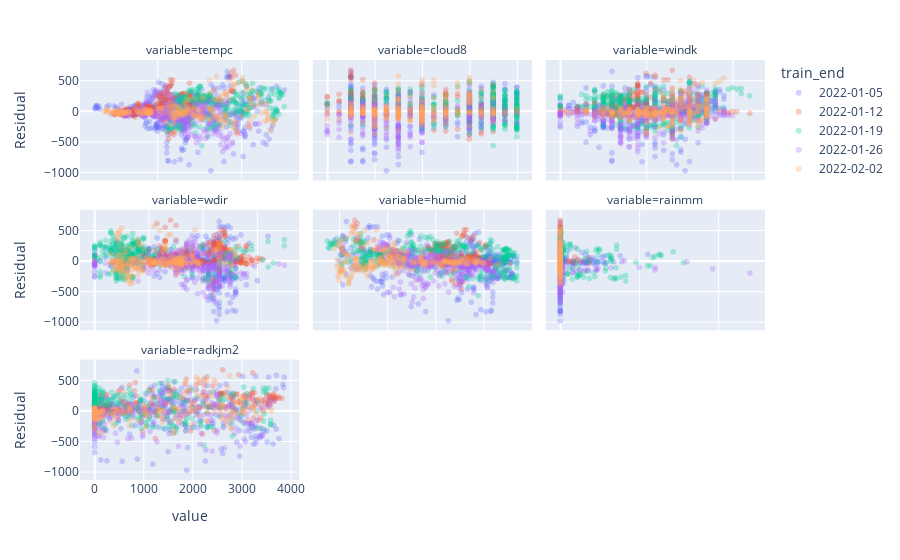

Notebook code cell kept with this figure:
### Code cell
jan1_2022 = df[df['datetime'].between('2022-01-06', '2022-02-08', inclusive='left')]
jan1_2022_pred = jan1_2022.merge(predictions, on='datetime')

res_df = jan1_2022_pred[['Residual', 'tempc', 'cloud8', 'windk', 'wdir', 
            'humid', 'rainmm', 'radkjm2', 'train_end']
    ].melt(id_vars=['Residual', 'train_end'])
fig = px.scatter(res_df, x='value', y='Residual', facet_col='variable',
                 facet_col_wrap=3, color='train_end', opacity=0.3)
fig.update_xaxes(matches=None)
fig.show()

### Figure 1 — Plotly figure (JSON) as saved in the notebook; plotly's stock layout.template omitted (floating-point values rounded to 4 significant figures; data arrays with more than 128 entries replaced by an {"elided": "..."} marker saying what was removed)
{"data": [{"hovertemplate": "train_end=2022-01-05<br>variable=tempc<br>value=%{x}<br>Residual=%{y}<extra></extra>", "legendgroup": "2022-01-05", "marker": {"color": "#636efa", "opacity": 0.3, "symbol": "circle"}, "mode": "markers", "name": "2022-01-05", "showlegend": true, "type": "scattergl", "x": {"elided": "336 float values"}, "xaxis": "x7", "y": {"elided": "336 float values"}, "yaxis": "y7"}, {"hovertemplate": "train_end=2022-01-05<br>variable=cloud8<br>value=%{x}<br>Residual=%{y}<extra></extra>", "legendgroup": "2022-01-05", "marker": {"color": "#636efa", "opacity": 0.3, "symbol": "circle"}, "mode": "markers", "name": "2022-01-05", "showlegend": false, "type": "scattergl", "x": {"elided": "336 float values"}, "xaxis": "x8", "y": {"elided": "336 float values"}, "yaxis": "y8"}, {"hovertemplate": "train_end=2022-01-05<br>variable=windk<br>value=%{x}<br>Residual=%{y}<extra></extra>", "legendgroup": "2022-01-05", "marker": {"color": "#636efa", "opacity": 0.3, "symbol": "circle"}, "mode": "markers", "name": "2022-01-05", "showlegend": false, "type": "scattergl", "x": {"elided": "336 float values"}, "xaxis": "x9", "y": {"elided": "336 float values"}, "yaxis": "y9"}, {"hovertemplate": "train_end=2022-01-05<br>variable=wdir<br>value=%{x}<br>Residual=%{y}<extra></extra>", "legendgroup": "2022-01-05", "marker": {"color": "#636efa", "opacity": 0.3, "symbol": "circle"}, "mode": "markers", "name": "2022-01-05", "showlegend": false, "type": "scattergl", "x": {"elided": "336 int values"}, "xaxis": "x4", "y": {"elided": "336 float values"}, "yaxis": "y4"}, {"hovertemplate": "train_end=2022-01-05<br>variable=humid<br>value=%{x}<br>Residual=%{y}<extra></extra>", "legendgroup": "2022-01-05", "marker": {"color": "#636efa", "opacity": 0.3, "symbol": "circle"}, "mode": "markers", "name": "2022-01-05", "showlegend": false, "type": "scattergl", "x": {"elided": "336 float values"}, "xaxis": "x5", "y": {"elided": "336 float values"}, "yaxis": "y5"}, {"hovertemplate": "train_end=2022-01-05<br>variable=rainmm<br>value=%{x}<br>Residual=%{y}<extra></extra>", "legendgroup": "2022-01-05", "marker": {"color": "#636efa", "opacity": 0.3, "symbol": "circle"}, "mode": "markers", "name": "2022-01-05", "showlegend": false, "type": "scattergl", "x": {"elided": "336 float values"}, "xaxis": "x6", "y": {"elided": "336 float values"}, "yaxis": "y6"}, {"hovertemplate": "train_end=2022-01-05<br>variable=radkjm2<br>value=%{x}<br>Residual=%{y}<extra></extra>", "legendgroup": "2022-01-05", "marker": {"color": "#636efa", "opacity": 0.3, "symbol": "circle"}, "mode": "markers", "name": "2022-01-05", "showlegend": false, "type": "scattergl", "x": {"elided": "336 int values"}, "xaxis": "x", "y": {"elided": "336 float values"}, "yaxis": "y"}, {"hovertemplate": "train_end=2022-01-12<br>variable=tempc<br>value=%{x}<br>Residual=%{y}<extra></extra>", "legendgroup": "2022-01-12", "marker": {"color": "#EF553B", "opacity": 0.3, "symbol": "circle"}, "mode": "markers", "name": "2022-01-12", "showlegend": true, "type": "scattergl", "x": {"elided": "336 float values"}, "xaxis": "x7", "y": {"elided": "336 float values"}, "yaxis": "y7"}, {"hovertemplate": "train_end=2022-01-12<br>variable=cloud8<br>value=%{x}<br>Residual=%{y}<extra></extra>", "legendgroup": "2022-01-12", "marker": {"color": "#EF553B", "opacity": 0.3, "symbol": "circle"}, "mode": "markers", "name": "2022-01-12", "showlegend": false, "type": "scattergl", "x": {"elided": "336 float values"}, "xaxis": "x8", "y": {"elided": "336 float values"}, "yaxis": "y8"}, {"hovertemplate": "train_end=2022-01-12<br>variable=windk<br>value=%{x}<br>Residual=%{y}<extra></extra>", "legendgroup": "2022-01-12", "marker": {"color": "#EF553B", "opacity": 0.3, "symbol": "circle"}, "mode": "markers", "name": "2022-01-12", "showlegend": false, "type": "scattergl", "x": {"elided": "336 float values"}, "xaxis": "x9", "y": {"elided": "336 float values"}, "yaxis": "y9"}, {"hovertemplate": "train_end=2022-01-12<br>variable=wdir<br>value=%{x}<br>Residual=%{y}<extra></extra>", "legendgroup": "2022-01-12", "marker": {"color": "#EF553B", "opacity": 0.3, "symbol": "circle"}, "mode": "markers", "name": "2022-01-12", "showlegend": false, "type": "scattergl", "x": {"elided": "336 int values"}, "xaxis": "x4", "y": {"elided": "336 float values"}, "yaxis": "y4"}, {"hovertemplate": "train_end=2022-01-12<br>variable=humid<br>value=%{x}<br>Residual=%{y}<extra></extra>", "legendgroup": "2022-01-12", "marker": {"color": "#EF553B", "opacity": 0.3, "symbol": "circle"}, "mode": "markers", "name": "2022-01-12", "showlegend": false, "type": "scattergl", "x": {"elided": "336 float values"}, "xaxis": "x5", "y": {"elided": "336 float values"}, "yaxis": "y5"}, {"hovertemplate": "train_end=2022-01-12<br>variable=rainmm<br>value=%{x}<br>Residual=%{y}<extra></extra>", "legendgroup": "2022-01-12", "marker": {"color": "#EF553B", "opacity": 0.3, "symbol": "circle"}, "mode": "markers", "name": "2022-01-12", "showlegend": false, "type": "scattergl", "x": {"elided": "336 float values"}, "xaxis": "x6", "y": {"elided": "336 float values"}, "yaxis": "y6"}, {"hovertemplate": "train_end=2022-01-12<br>variable=radkjm2<br>value=%{x}<br>Residual=%{y}<extra></extra>", "legendgroup": "2022-01-12", "marker": {"color": "#EF553B", "opacity": 0.3, "symbol": "circle"}, "mode": "markers", "name": "2022-01-12", "showlegend": false, "type": "scattergl", "x": {"elided": "336 int values"}, "xaxis": "x", "y": {"elided": "336 float values"}, "yaxis": "y"}, {"hovertemplate": "train_end=2022-01-19<br>variable=tempc<br>value=%{x}<br>Residual=%{y}<extra></extra>", "legendgroup": "2022-01-19", "marker": {"color": "#00cc96", "opacity": 0.3, "symbol": "circle"}, "mode": "markers", "name": "2022-01-19", "showlegend": true, "type": "scattergl", "x": {"elided": "336 float values"}, "xaxis": "x7", "y": {"elided": "336 float values"}, "yaxis": "y7"}, {"hovertemplate": "train_end=2022-01-19<br>variable=cloud8<br>value=%{x}<br>Residual=%{y}<extra></extra>", "legendgroup": "2022-01-19", "marker": {"color": "#00cc96", "opacity": 0.3, "symbol": "circle"}, "mode": "markers", "name": "2022-01-19", "showlegend": false, "type": "scattergl", "x": {"elided": "336 float values"}, "xaxis": "x8", "y": {"elided": "336 float values"}, "yaxis": "y8"}, {"hovertemplate": "train_end=2022-01-19<br>variable=windk<br>value=%{x}<br>Residual=%{y}<extra></extra>", "legendgroup": "2022-01-19", "marker": {"color": "#00cc96", "opacity": 0.3, "symbol": "circle"}, "mode": "markers", "name": "2022-01-19", "showlegend": false, "type": "scattergl", "x": {"elided": "336 float values"}, "xaxis": "x9", "y": {"elided": "336 float values"}, "yaxis": "y9"}, {"hovertemplate": "train_end=2022-01-19<br>variable=wdir<br>value=%{x}<br>Residual=%{y}<extra></extra>", "legendgroup": "2022-01-19", "marker": {"color": "#00cc96", "opacity": 0.3, "symbol": "circle"}, "mode": "markers", "name": "2022-01-19", "showlegend": false, "type": "scattergl", "x": {"elided": "336 int values"}, "xaxis": "x4", "y": {"elided": "336 float values"}, "yaxis": "y4"}, {"hovertemplate": "train_end=2022-01-19<br>variable=humid<br>value=%{x}<br>Residual=%{y}<extra></extra>", "legendgroup": "2022-01-19", "marker": {"color": "#00cc96", "opacity": 0.3, "symbol": "circle"}, "mode": "markers", "name": "2022-01-19", "showlegend": false, "type": "scattergl", "x": {"elided": "336 float values"}, "xaxis": "x5", "y": {"elided": "336 float values"}, "yaxis": "y5"}, {"hovertemplate": "train_end=2022-01-19<br>variable=rainmm<br>value=%{x}<br>Residual=%{y}<extra></extra>", "legendgroup": "2022-01-19", "marker": {"color": "#00cc96", "opacity": 0.3, "symbol": "circle"}, "mode": "markers", "name": "2022-01-19", "showlegend": false, "type": "scattergl", "x": {"elided": "336 float values"}, "xaxis": "x6", "y": {"elided": "336 float values"}, "yaxis": "y6"}, {"hovertemplate": "train_end=2022-01-19<br>variable=radkjm2<br>value=%{x}<br>Residual=%{y}<extra></extra>", "legendgroup": "2022-01-19", "marker": {"color": "#00cc96", "opacity": 0.3, "symbol": "circle"}, "mode": "markers", "name": "2022-01-19", "showlegend": false, "type": "scattergl", "x": {"elided": "336 int values"}, "xaxis": "x", "y": {"elided": "336 float values"}, "yaxis": "y"}, {"hovertemplate": "train_end=2022-01-26<br>variable=tempc<br>value=%{x}<br>Residual=%{y}<extra></extra>", "legendgroup": "2022-01-26", "marker": {"color": "#ab63fa", "opacity": 0.3, "symbol": "circle"}, "mode": "markers", "name": "2022-01-26", "showlegend": true, "type": "scattergl", "x": {"elided": "336 float values"}, "xaxis": "x7", "y": {"elided": "336 float values"}, "yaxis": "y7"}, {"hovertemplate": "train_end=2022-01-26<br>variable=cloud8<br>value=%{x}<br>Residual=%{y}<extra></extra>", "legendgroup": "2022-01-26", "marker": {"color": "#ab63fa", "opacity": 0.3, "symbol": "circle"}, "mode": "markers", "name": "2022-01-26", "showlegend": false, "type": "scattergl", "x": {"elided": "336 float values"}, "xaxis": "x8", "y": {"elided": "336 float values"}, "yaxis": "y8"}, {"hovertemplate": "train_end=2022-01-26<br>variable=windk<br>value=%{x}<br>Residual=%{y}<extra></extra>", "legendgroup": "2022-01-26", "marker": {"color": "#ab63fa", "opacity": 0.3, "symbol": "circle"}, "mode": "markers", "name": "2022-01-26", "showlegend": false, "type": "scattergl", "x": {"elided": "336 float values"}, "xaxis": "x9", "y": {"elided": "336 float values"}, "yaxis": "y9"}, {"hovertemplate": "train_end=2022-01-26<br>variable=wdir<br>value=%{x}<br>Residual=%{y}<extra></extra>", "legendgroup": "2022-01-26", "marker": {"color": "#ab63fa", "opacity": 0.3, "symbol": "circle"}, "mode": "markers", "name": "2022-01-26", "showlegend": false, "type": "scattergl", "x": {"elided": "336 int values"}, "xaxis": "x4", "y": {"elided": "336 float values"}, "yaxis": "y4"}, {"hovertemplate": "train_end=2022-01-26<br>variable=humid<br>value=%{x}<br>Residual=%{y}<extra></extra>", "legendgroup": "2022-01-26", "marker": {"color": "#ab63fa", "opacity": 0.3, "symbol": "circle"}, "mode": "markers", "name": "2022-01-26", "showlegend": false, "type": "scattergl", "x": {"elided": "336 float values"}, "xaxis": "x5", "y": {"elided": "336 float values"}, "yaxis": "y5"}, {"hovertemplate": "train_end=2022-01-26<br>variable=rainmm<br>value=%{x}<br>Residual=%{y}<extra></extra>", "legendgroup": "2022-01-26", "marker": {"color": "#ab63fa", "opacity": 0.3, "symbol": "circle"}, "mode": "markers", "name": "2022-01-26", "showlegend": false, "type": "scattergl", "x": {"elided": "336 float values"}, "xaxis": "x6", "y": {"elided": "336 float values"}, "yaxis": "y6"}, {"hovertemplate": "train_end=2022-01-26<br>variable=radkjm2<br>value=%{x}<br>Residual=%{y}<extra></extra>", "legendgroup": "2022-01-26", "marker": {"color": "#ab63fa", "opacity": 0.3, "symbol": "circle"}, "mode": "markers", "name": "2022-01-26", "showlegend": false, "type": "scattergl", "x": {"elided": "336 int values"}, "xaxis": "x", "y": {"elided": "336 float values"}, "yaxis": "y"}, {"hovertemplate": "train_end=2022-02-02<br>variable=tempc<br>value=%{x}<br>Residual=%{y}<extra></extra>", "legendgroup": "2022-02-02", "marker": {"color": "#FFA15A", "opacity": 0.3, "symbol": "circle"}, "mode": "markers", "name": "2022-02-02", "showlegend": true, "type": "scattergl", "x": {"elided": "240 float values"}, "xaxis": "x7", "y": {"elided": "240 float values"}, "yaxis": "y7"}, {"hovertemplate": "train_end=2022-02-02<br>variable=cloud8<br>value=%{x}<br>Residual=%{y}<extra></extra>", "legendgroup": "2022-02-02", "marker": {"color": "#FFA15A", "opacity": 0.3, "symbol": "circle"}, "mode": "markers", "name": "2022-02-02", "showlegend": false, "type": "scattergl", "x": {"elided": "240 float values"}, "xaxis": "x8", "y": {"elided": "240 float values"}, "yaxis": "y8"}, {"hovertemplate": "train_end=2022-02-02<br>variable=windk<br>value=%{x}<br>Residual=%{y}<extra></extra>", "legendgroup": "2022-02-02", "marker": {"color": "#FFA15A", "opacity": 0.3, "symbol": "circle"}, "mode": "markers", "name": "2022-02-02", "showlegend": false, "type": "scattergl", "x": {"elided": "240 float values"}, "xaxis": "x9", "y": {"elided": "240 float values"}, "yaxis": "y9"}, {"hovertemplate": "train_end=2022-02-02<br>variable=wdir<br>value=%{x}<br>Residual=%{y}<extra></extra>", "legendgroup": "2022-02-02", "marker": {"color": "#FFA15A", "opacity": 0.3, "symbol": "circle"}, "mode": "markers", "name": "2022-02-02", "showlegend": false, "type": "scattergl", "x": {"elided": "240 int values"}, "xaxis": "x4", "y": {"elided": "240 float values"}, "yaxis": "y4"}, {"hovertemplate": "train_end=2022-02-02<br>variable=humid<br>value=%{x}<br>Residual=%{y}<extra></extra>", "legendgroup": "2022-02-02", "marker": {"color": "#FFA15A", "opacity": 0.3, "symbol": "circle"}, "mode": "markers", "name": "2022-02-02", "showlegend": false, "type": "scattergl", "x": {"elided": "240 float values"}, "xaxis": "x5", "y": {"elided": "240 float values"}, "yaxis": "y5"}, {"hovertemplate": "train_end=2022-02-02<br>variable=rainmm<br>value=%{x}<br>Residual=%{y}<extra></extra>", "legendgroup": "2022-02-02", "marker": {"color": "#FFA15A", "opacity": 0.3, "symbol": "circle"}, "mode": "markers", "name": "2022-02-02", "showlegend": false, "type": "scattergl", "x": {"elided": "240 int values"}, "xaxis": "x6", "y": {"elided": "240 float values"}, "yaxis": "y6"}, {"hovertemplate": "train_end=2022-02-02<br>variable=radkjm2<br>value=%{x}<br>Residual=%{y}<extra></extra>", "legendgroup": "2022-02-02", "marker": {"color": "#FFA15A", "opacity": 0.3, "symbol": "circle"}, "mode": "markers", "name": "2022-02-02", "showlegend": false, "type": "scattergl", "x": {"elided": "240 int values"}, "xaxis": "x", "y": {"elided": "240 float values"}, "yaxis": "y"}], "layout": {"annotations": [{"font": {}, "showarrow": false, "text": "variable=radkjm2", "x": 0.16, "xanchor": "center", "xref": "paper", "y": 0.2867, "yanchor": "bottom", "yref": "paper"}, {"font": {}, "showarrow": false, "text": "variable=wdir", "x": 0.16, "xanchor": "center", "xref": "paper", "y": 0.6433, "yanchor": "bottom", "yref": "paper"}, {"font": {}, "showarrow": false, "text": "variable=humid", "x": 0.5, "xanchor": "center", "xref": "paper", "y": 0.6433, "yanchor": "bottom", "yref": "paper"}, {"font": {}, "showarrow": false, "text": "variable=rainmm", "x": 0.84, "xanchor": "center", "xref": "paper", "y": 0.6433, "yanchor": "bottom", "yref": "paper"}, {"font": {}, "showarrow": false, "text": "variable=tempc", "x": 0.16, "xanchor": "center", "xref": "paper", "y": 1.0, "yanchor": "bottom", "yref": "paper"}, {"font": {}, "showarrow": false, "text": "variable=cloud8", "x": 0.5, "xanchor": "center", "xref": "paper", "y": 1.0, "yanchor": "bottom", "yref": "paper"}, {"font": {}, "showarrow": false, "text": "variable=windk", "x": 0.84, "xanchor": "center", "xref": "paper", "y": 1.0, "yanchor": "bottom", "yref": "paper"}], "legend": {"title": {"text": "train_end"}, "tracegroupgap": 0}, "margin": {"t": 60}, "xaxis": {"anchor": "y", "domain": [0, 0.32], "title": {"text": "value"}}, "xaxis2": {"anchor": "y2", "domain": [0.34, 0.66], "title": {"text": "value"}}, "xaxis3": {"anchor": "y3", "domain": [0.68, 1.0], "title": {"text": "value"}}, "xaxis4": {"anchor": "y4", "domain": [0, 0.32], "showticklabels": false}, "xaxis5": {"anchor": "y5", "domain": [0.34, 0.66], "showticklabels": false}, "xaxis6": {"anchor": "y6", "domain": [0.68, 1.0], "showticklabels": false}, "xaxis7": {"anchor": "y7", "domain": [0, 0.32], "showticklabels": false}, "xaxis8": {"anchor": "y8", "domain": [0.34, 0.66], "showticklabels": false}, "xaxis9": {"anchor": "y9", "domain": [0.68, 1.0], "showticklabels": false}, "yaxis": {"anchor": "x", "domain": [0, 0.2867], "title": {"text": "Residual"}}, "yaxis2": {"anchor": "x2", "domain": [0, 0.2867], "matches": "y", "showticklabels": false}, "yaxis3": {"anchor": "x3", "domain": [0, 0.2867], "matches": "y", "showticklabels": false}, "yaxis4": {"anchor": "x4", "domain": [0.3567, 0.6433], "matches": "y", "title": {"text": "Residual"}}, "yaxis5": {"anchor": "x5", "domain": [0.3567, 0.6433], "matches": "y", "showticklabels": false}, "yaxis6": {"anchor": "x6", "domain": [0.3567, 0.6433], "matches": "y", "showticklabels": false}, "yaxis7": {"anchor": "x7", "domain": [0.7133, 1.0], "matches": "y", "title": {"text": "Residual"}}, "yaxis8": {"anchor": "x8", "domain": [0.7133, 1.0], "matches": "y", "showticklabels": false}, "yaxis9": {"anchor": "x9", "domain": [0.7133, 1.0], "matches": "y", "showticklabels": false}}}
